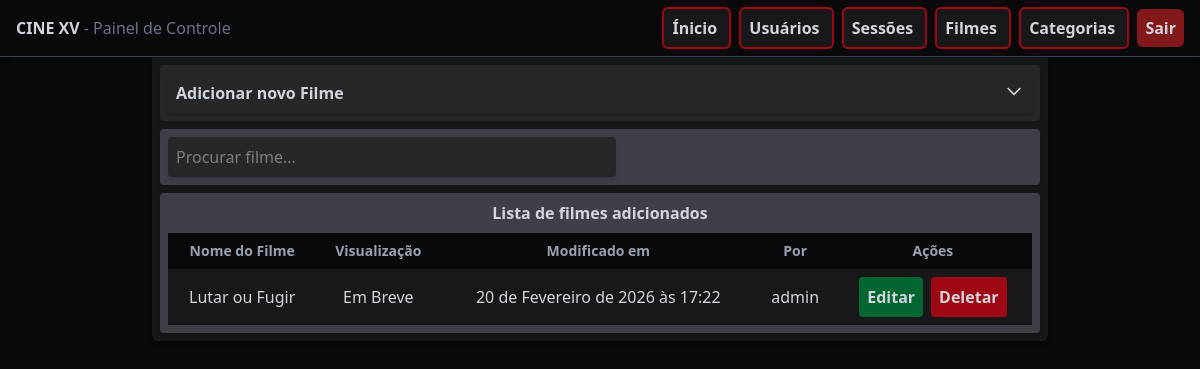
Page /films/ (signed in) on the earlier database version.
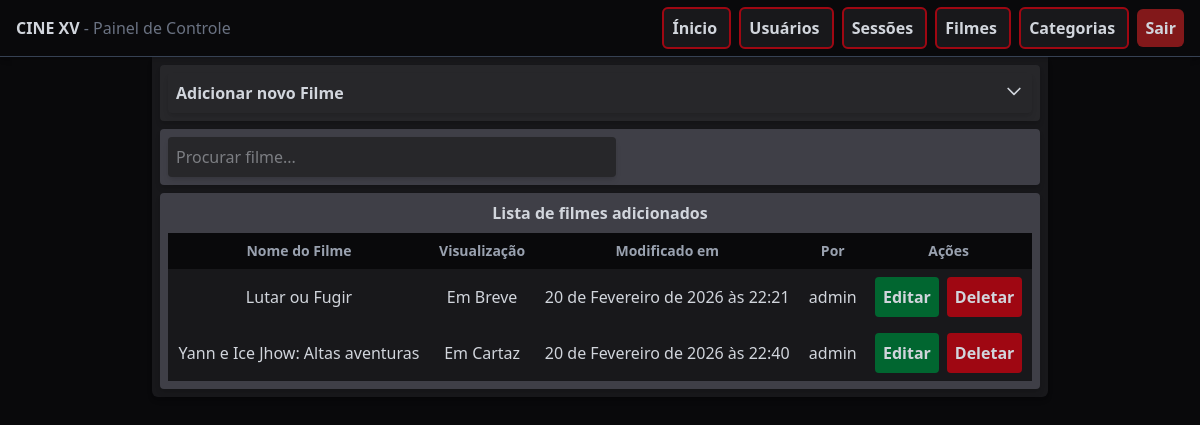
Same page on the later database version.
### api/models.py (models this page shows, shortened)
class FilmCard(models.Model):
    DISPLAY_CHOICES = [
        ('on_display', "Em Cartaz"),
        ('shortly', "Em Breve")
    ]
    AGE_CHOICES = [
        ('livre', "Livre"),
        ('10', "10 Anos"),
        ('12', "12 Anos"),
        ('14', "14 Anos"),
        ('16', "16 Anos"),
        ('18', "18 Anos")
    ]
    name = models.CharField(max_length=200, unique=True)
    category = models.ManyToManyField(Category, related_name='films')
    description = models.TextField()
    version = models.ManyToManyField(Version, related_name='ver_films')
    duration = models.PositiveIntegerField()
    age_rating = models.CharField(choices=AGE_CHOICES, default='livre')
    display = models.CharField(choices=DISPLAY_CHOICES, default='on_display')
    thumb_image = models.FileField(upload_to='thumbs/')
    ticket_url = models.URLField()
    modified_by = models.ForeignKey(User, on_delete=models.SET_NULL, null=True, related_name='mod_films')
    modified_at = models.DateTimeField(auto_now_add=True)

### control/models.py (models this page shows, shortened)
class CustomUser(AbstractBaseUser, PermissionsMixin):
    username = models.CharField(max_length=200, unique=True)
    is_active = models.BooleanField(default=False)
    is_admin = models.BooleanField(default=False)
    objects = CustomUserManager()
    USERNAME_FIELD = 'username'
    REQUIRED_FIELDS = []
    def __str__(self):
        return self.username

### control/views.py (the view, shortened to what this page needs)
# urls.py: path('films/', views.films, name='films'),
@login_required(login_url='user-login')
def films(request):
    form = AddFilmCardForm()
    films = FilmCard.objects.all()
    context = {
        'form': form,
        'films': films
    }
    return render(request, 'film/films.html', context)

### api/models.py (called while the page is built)
    def __str__(self):
        return self.name

### control/templates/film/films.html (shortened to what this page needs)
{% extends 'base.html' %}
{% block content %}
<div class="w-4xl bg-zinc-900 mx-auto p-2 rounded-b-md space-y-2 shadow-md">
    <div class="bg-zinc-800 flex flex-col gap-2 text-center items-center rounded-sm p-2 shadow-md">
        <button onclick="toggleAccordion('form_div')" class="w-full flex justify-between hover:bg-zinc-700 cursor-pointer p-2 rounded-sm shadow-md">
            <span>
                <h1 class="font-semibold">Adicionar novo Filme</h1>
            </span>
            <svg
                id="icon-section1"
                class="w-5 h-5 transition-transform duration-300 transform"
                fill="none"
                stroke="currentColor"
                viewBox="0 0 24 24"
            >
                <path
                stroke-linecap="round"
                stroke-linejoin="round"
                stroke-width="2"
                d="M19 9l-7 7-7-7"
                />
            </svg>
        </button>
    </div>
    <div id="list_div">
        <div class="bg-zinc-700 flex flex-col gap-2 text-center rounded-sm p-2 shadow-md">
            <input id="search-files" type="search" placeholder="Procurar filme..." class="w-full max-w-md bg-zinc-800 rounded-sm p-2 shadow-md">
        </div>
        <div class="bg-zinc-700 flex flex-col mt-2 gap-2 text-center items-center rounded-sm p-2 shadow-md">
            <h1 class="font-semibold">Lista de filmes adicionados</h1>
            <table class="w-full text-center">
                <thead>
                    <tr class="bg-zinc-950 font-semibold text-sm text-gray-400">
                        <th class="p-1">Nome do Filme</th>
                        <th class="p-2">Visualização</th>
                        <th class="p-2">Modificado em</th>
                        <th class="p-2">Por</th>
                        <th class="p-2">Ações</th>
                    </tr>
                </thead>
                <tbody>
                    {% for film in films %}
                    <tr class="bg-zinc-900 hover:bg-zinc-800 transition cursor-pointer">
                        <td class="p-2">{{ film.name }}</td>
                        <td class="p-2">{{ film.get_display_display  }}</td>
                        <td class="p-2">{{ film.modified_at }}</td>
                        <td class="p-2">{{ film.modified_by }}</td>
                        <td class="p-2 flex flex-row justify-center items-center gap-2">
                            <a href="{% url 'film-edit' film.id %}" class="bg-green-800 hover:bg-green-600 p-2 rounded-sm cursor-pointer transition font-semibold">
                                Editar
                            </a>
                            <form method="POST">
                                <button name="form_type" value="delete_form" class="bg-red-800 hover:bg-red-600 p-2 rounded-sm cursor-pointer transition font-semibold">
                                    Deletar
                                </button>
                            </form>
                        </td>
                    </tr>
                    {% endfor %}
                </tbody>
            </table>
        </div>
    </div>
</div>
{% endblock %}

Differences in the rows shown:
changed FilmCard "Lutar ou Fugir": modified_at "20 de Fevereiro de 2026 às 17:22" → "20 de Fevereiro de 2026 às 22:21"
added FilmCard: name "Yann e Ice Jhow: Altas aventuras", display "Em Cartaz", modified_at "20 de Fevereiro de 2026 às 22:40", modified_by "admin"
